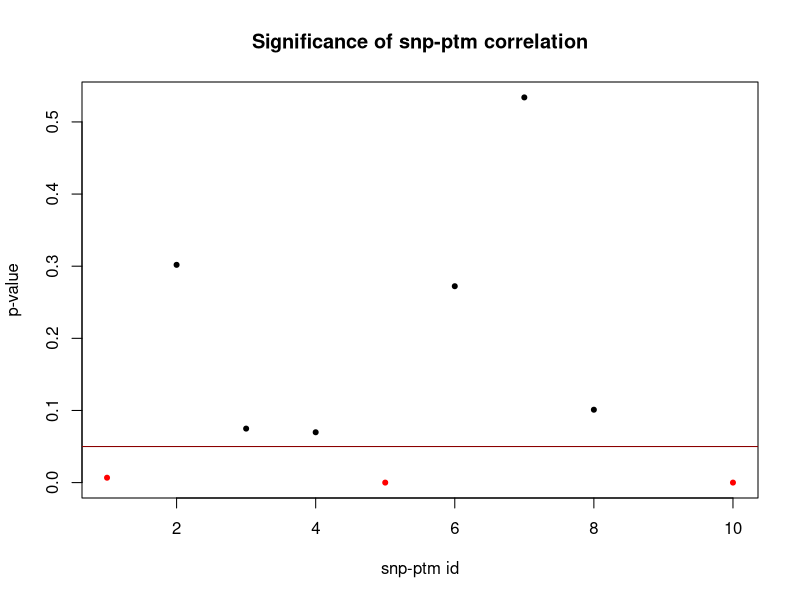
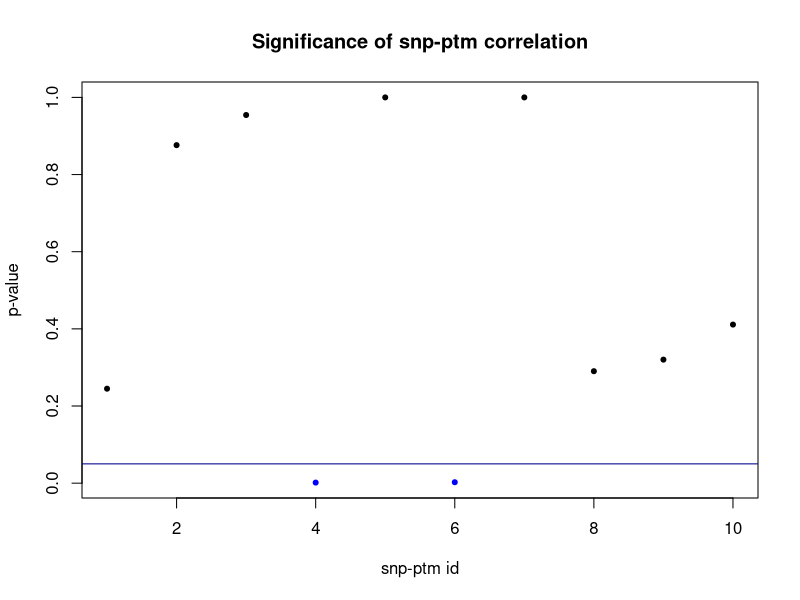

The R source for these figures, in order:
library(purrr)
library(MASS)
set.seed(24601)
library(tidyverse)


patient_count <- 5
id_count <- 10

lambda_ <- rep(sample(2:8, size = id_count, replace = TRUE), patient_count)
p <- rep(rnorm(id_count, 0.4, 0.2), patient_count) # prob of SNP
p <- pmax(pmin(1, p), 0)
z <- rep(sample(c(-0.2, 0, 0.2), size = id_count, replace = TRUE, prob = c(0.15,0.7,0.15)), patient_count) # prob of getting PTM w/o SNP
q <- rep(rnorm(id_count, 0.3, 0.15), patient_count) # prob of getting PTM w/o SNP
q <- pmax(pmin(1, q), 0.2)


n = rpois(patient_count*id_count, lambda = lambda_)
n = replace(n, n==0, 1)
x = numeric(patient_count*id_count)
for (sampcnt in 1:(patient_count*id_count)) {
  x[sampcnt] = min(n[sampcnt], sample(c(0, 0.5, 1), size = 1, replace = TRUE, prob = c((1-p[sampcnt])^2, p[sampcnt]^2, max(1-((1-p[sampcnt])^2 + p[sampcnt]^2), 0))))
}
x[x == 1] <- n[x == 1]
x[x == 0.5] <- rbinom(length(x[x == 0.5]), n[x == 0.5], 0.5)
y1 = rbinom(patient_count*id_count, x, q+z)
y2 = rbinom(patient_count*id_count, n-x, q)

snp_var <- numeric(0)
for (i in 1:(patient_count*id_count)) {
  snp_var <- c(snp_var, rep(1, x[i]), rep(0, n[i] - x[i]))
}

ptm_var <- numeric(0)
for (i in 1:(patient_count*id_count)) {
  ptm_var <- c(ptm_var, rep(1, y1[i] + y2[i]), rep(0, n[i] - (y1[i] + y2[i])))
}


# Convert the data to matrix form, this is the original form
dat = data.frame(patient=rep(1:patient_count,id_count),
                 snp_ptm_id=rep(1:id_count,each=patient_count), peptide=n,
                 snp=x,non_snp=n-x,snp_ptm=y1,non_snp_ptm=y2,effect_size=z)
dat = as_tibble(dat)
print(dat, n = 100)

new_dat = data.frame(patient=rep(rep(1:patient_count, id_count), n), 
                 snp_ptm_id=rep(rep(1:id_count,each=patient_count), n),
                 snp=snp_var, ptm=ptm_var,effect_size=rep(z, n))
new_dat = as_tibble(new_dat)
print(new_dat, n = 100)


# Convert to a coarser form
dat_coarse = dat
dat_coarse$snp_type = dat_coarse$snp/dat_coarse$peptide
dat_coarse$snp_type[dat_coarse$snp_type<0.33] = 0
dat_coarse$snp_type[dat_coarse$snp_type>0.66] = 1
dat_coarse$snp_type[(dat_coarse$snp_type != 0) & (dat_coarse$snp_type != 1)] = 0.5
dat_coarse$effect_size = dat_coarse$effect_size
dat_coarse = dat_coarse %>% select(patient, snp_ptm_id, peptide, snp_type, snp_ptm, effect_size)
print(dat_coarse, n = 100)


coarse_lm_pval <- numeric(id_count)
for (idc in 1:id_count) {
  coarse_lm <- lm(snp_ptm[(1+(patient_count*(idc-1))):(patient_count*idc)] ~ snp_type[(1+(patient_count*(idc-1))):(patient_count*idc)], data = dat_coarse)
  coarse_lm_pval[idc] <- summary(coarse_lm)$coefficients[2,4]
}
sig_col <- ifelse(coarse_lm_pval < 0.05, "red", "black")
plot(seq_len(id_count), coarse_lm_pval, main = "Significance of snp-ptm correlation", xlab = "snp-ptm id", ylab = "p-value", pch = 20, col = sig_col)
abline(h = 0.05, col = "red4")

old_lm_pval <- numeric(id_count)
for (idc in 1:id_count) {
  old_lm <- lm(ptm[sum(n[0:(patient_count*(idc-1))]):sum(n[0:(patient_count*idc)])] ~ snp[sum(n[0:(patient_count*(idc-1))]):sum(n[0:(patient_count*idc)])], data = new_dat)
  old_lm_pval[idc] <- summary(old_lm)$coefficients[2,4]
}

sig_col_2 <- ifelse(old_lm_pval < 0.05, "blue", "black")
plot(seq_len(id_count), old_lm_pval, main = "Significance of snp-ptm correlation", xlab = "snp-ptm id", ylab = "p-value", pch = 20, col = sig_col_2)
abline(h = 0.05, col = "blue4")
